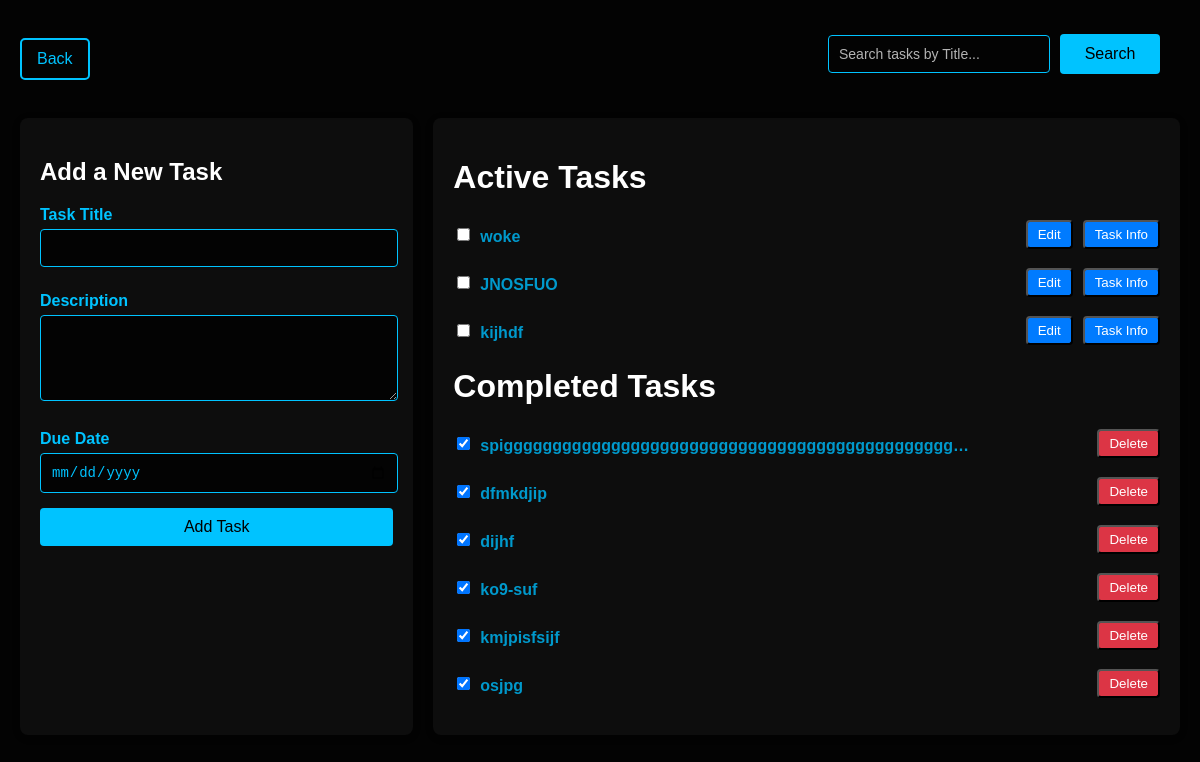
/todo (signed in), run on an earlier commit of the app's database.
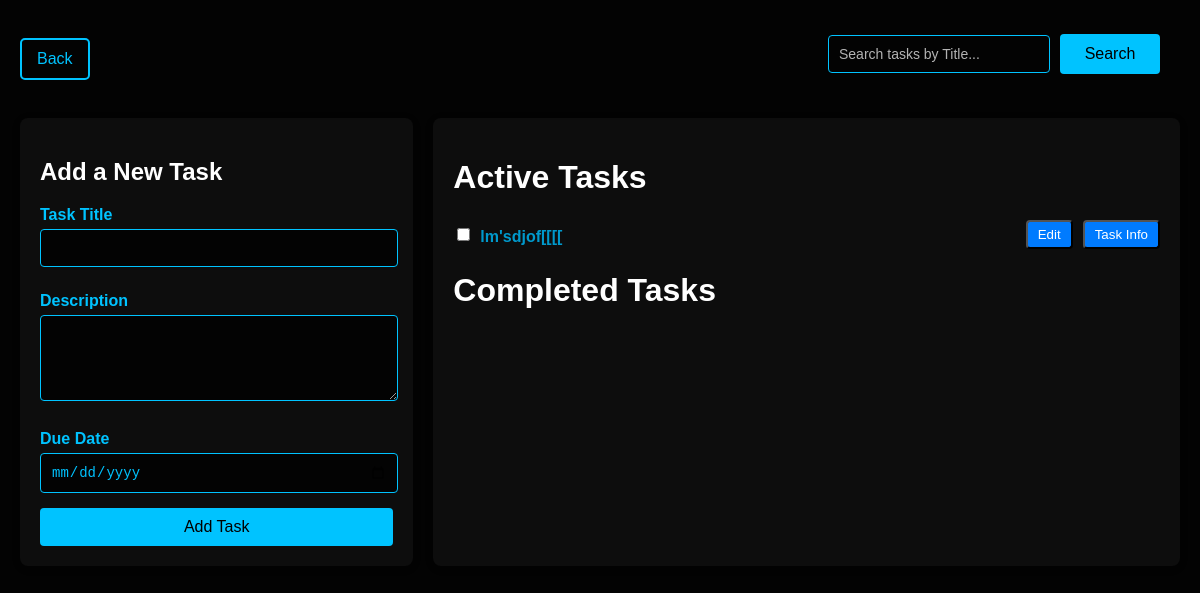
And on a later commit of the database.
### Todo/models.py (models this page shows, shortened)
class Todo_list(models.Model):
    user = models.ForeignKey(User, on_delete=models.CASCADE)
    Title = models.CharField(max_length=100)
    Date = models.DateField()
    Description = models.TextField(max_length=2000)
    completed = models.BooleanField(default=False)

### Todo/views.py (the view, shortened to what this page needs)
# urls.py: path('todo',todo,name='todo'),
@login_required # just the user logged in can access this view
def todo(request):
    tasks = Todo_list.objects.filter(user=request.user)  #Retrieve all tasks (both completed and incomplete)
    return render(request, 'todo/todo.html', {'tasks': tasks})  #  Render the todo.html template with the tasks

### templates/todo/todo.html (shortened to what this page needs)
<!DOCTYPE html>
<html lang="en">
<head>
</head>
<body>
<nav class="navbar">
    <a href="{% url 'main_page:home' %}" class="back-link">Back</a>
    <div class="search-container">
        <form method="GET" , action="{% url 'Todo:search' %}">
            <input type="text" name="search_text" class="search-input" placeholder="Search tasks by Title...">
            <button class="search-button">Search</button>
        </form>
    </div>
</nav>
<div class="container">
    <form class="task-form" method="POST">
        <h2>Add a New Task</h2>
        <label for="taskTitle">Task Title</label>
        <input type="text" id="taskTitle" name="taskTitle" required>
        <label for="taskDescription">Description</label>
        <textarea id="taskDescription" name="taskDescription" rows="4" required></textarea>
        <label for="taskDate">Due Date</label>
        <input id="taskDate" type="date" name="taskDate" required>
        <button type="submit">Add Task</button>
    </form>
    <div class="task-section">
        <h1>Active Tasks</h1>
        {% if tasks %}
            {% for task in tasks %}
                {% if not task.completed %}
                    <div class="task-item">
                        <form method="POST" style="margin: 0; display: flex; align-items: center;">
                            <input type="checkbox" id="completed{{task.id}}" name="completed" onchange="this.form.submit();" value="True">
                            <label for="completed{{task.id}}">
                                <p class="task-title" title="{{ task.Title }}">
                                    {{ task.Title|truncatechars:50 }}
                                </p>
                            </label>
                        </form>
                        <div class="btn">
                            <form method="POST" class="btn-form" action="{% url 'Todo:edit' %}">
                            <form method="POST" class="btn-form" action="{% url 'Todo:edit' %}">
                                <input type="submit" value="Edit" class="edit-button">
                            </form>
                            <form method="POST" action="{% url 'Todo:task_info' %}" class="btn-form">
                                <input type="submit" value="Task Info" class="edit-button">
                            </form>
                        </div>
                    </div>
                {% endif %}
            {% endfor %}
        {% else %}
            <p>There are no tasks at the moment.</p>
        {% endif %}
        <div class="completed-section">
            <h1>Completed Tasks</h1>
            {% if tasks %}
                {% for task in tasks %}
                    {% if task.completed %}
                        <div class="task-item">
                            <form method="POST" style="margin: 0; display: flex; align-items: center;">
                                <input id="completed{{task.id}}" type="checkbox" name="completed" onchange="this.form.submit();" value="False" checked>
                                <label for="completed{{task.id}}">
                                    <p class="task-title" title="{{ task.Title }}">
                                        {{ task.Title|truncatechars:50 }}
                                    </p>
                                </label>
                            </form>
                            <form method="POST" style="margin-left: 10px;">
                                <input type="submit" value="Delete" class="delete-button">
                            </form>
                        </div>
                    {% endif %}
                {% endfor %}
            {% else %}
                <p>There are no completed tasks yet.</p>
            {% endif %}
        </div>
    </div>
</div>
</body>
</html>

### templates/todo/todo.html (style rules this page uses)
body { font-family: Arial, sans-serif; background-color: #030303; margin: 0; padding: 20px; }
.container { display: flex; max-width: 2000px; margin: auto; gap: 20px; flex-wrap: wrap; }
.navbar { display: flex; justify-content: space-between; align-items: center; margin-bottom: 20px; }
.back-link { color: #00c3ff; text-decoration: none; padding: 10px 15px; border: 2px solid #00c3ff; border-radius: 5px; transition: background-color 0.3s, color 0.3s; }
.task-form { flex: 1; min-width: 300px; background: #0d0d0d; padding: 20px; border-radius: 8px; box-shadow: 0 2px 10px rgba(0, 0, 0, 0.1); animation: fadeInUp 0.5s forwards; }
.task-section { flex: 2; min-width: 400px; background: #0d0d0d; padding: 20px; border-radius: 8px; box-shadow: 0 2px 10px rgba(0, 0, 0, 0.1); animation: fadeInUp 0.5s forwards; }
h1, h2 { color: #ffffff; }
label { margin: 10px 0 5px; display: block; font-weight: bold; color: #00c3ff; }
input[type="text"], input[type="date"], textarea { width: 95%; padding: 10px; background-color: #030303; margin-bottom: 15px; border: 1px solid #00c3ff; border-radius: 4px; font-size: 14px; color: #00c3ff; transition: border-color 0.3s ease; }
button { width: 100%; padding: 10px; background-color: #00c3ff; color: black; border: none; border-radius: 4px; font-size: 16px; cursor: pointer; transition: background-color 0.3s ease, transform 0.3s ease; }
.task-item { margin-bottom: 15px; display: flex; justify-content: space-between; align-items: center; animation: fadeInUp 0.5s forwards; }
.task-item label { display: flex; align-items: center; }
.task-item input[type="checkbox"] { margin-right: 10px; }
.task-item p { margin: 0; font-size: 16px; color: #00c3ff; }
.delete-button, .edit-button { background-color: #dc3545; color: white; border-radius: 4px; padding: 5px 10px; cursor: pointer; }
.edit-button { background-color: #007bff; }
.search-container { margin-bottom: 10px; display: flex; align-items: center; animation: fadeInUp 0.5s forwards; }
.search-input { padding: 10px; border: 1px solid #00c3ff; border-radius: 4px; margin-right: 10px; width: 200px; background: transparent; color: #00c3ff; }
.search-input::placeholder { color: rgba(255, 255, 255, 0.7); }
.btn { display: flex; justify-content: flex-end; gap: 10px; }
.btn-form { margin: 0; }
.task-section p { color: #0099cc; }
.navbar form .search-button { width: 100px; height: 40px; margin-right: 20px; }
.navbar form .search-input { width: 200px; margin-top: 15px; }
.navbar form { display: flex; align-items: center; }

What changed in the data, as far as the page shows it:
removed Todo_list: Title "woke", shown under "Active Tasks"
removed Todo_list: Title "JNOSFUO", shown under "Active Tasks"
removed Todo_list: Title "kijhdf", shown under "Active Tasks"
removed Todo_list: Title "spigggggggggggggggggggggggggggggggggggggggggggggg…", shown under "Completed Tasks"
removed Todo_list: Title "dfmkdjip", shown under "Completed Tasks"
removed Todo_list: Title "dijhf", shown under "Completed Tasks"
removed Todo_list: Title "ko9-suf", shown under "Completed Tasks"
removed Todo_list: Title "kmjpisfsijf", shown under "Completed Tasks"
removed Todo_list: Title "osjpg", shown under "Completed Tasks"
added Todo_list: Title "lm'sdjof[[[[", shown under "Active Tasks"
